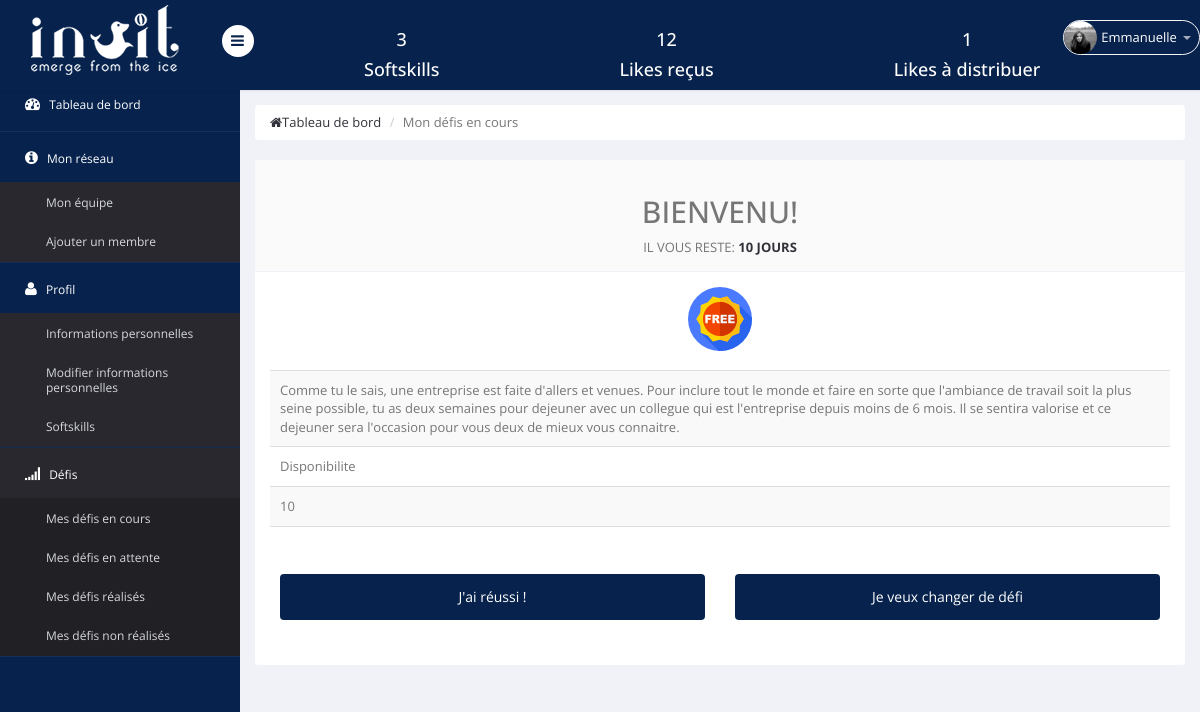
/plateforme_manager/defis_en_cours.php (signed in), run on an earlier commit of the app's database.
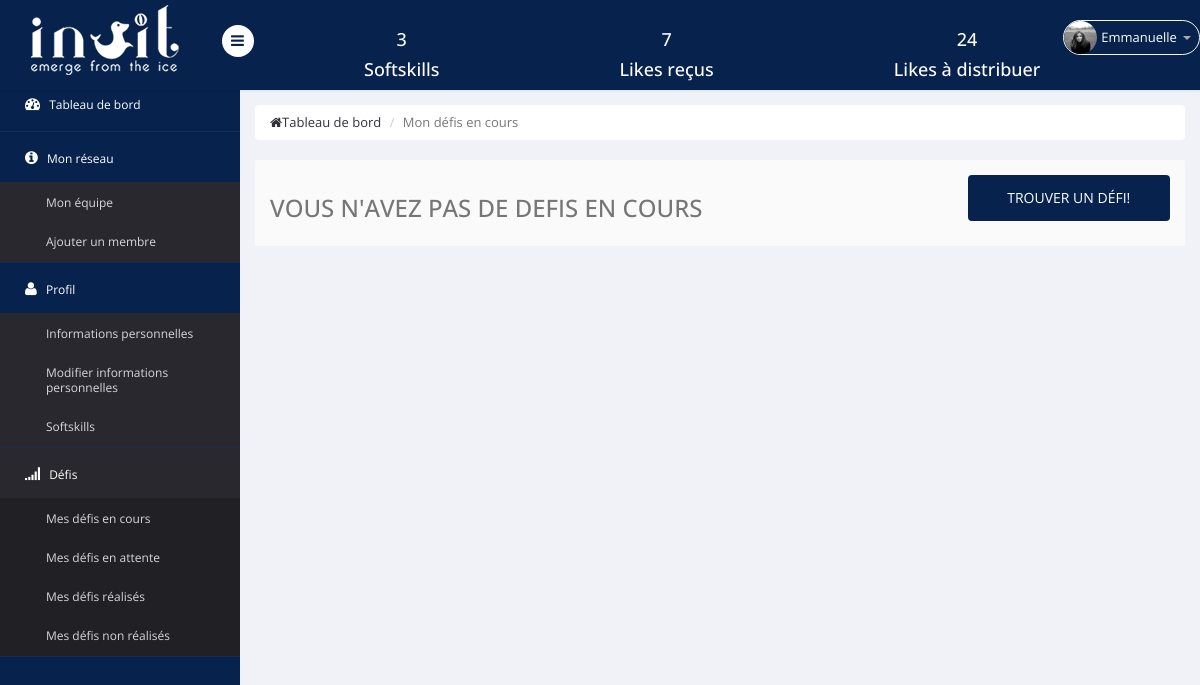
And on a later commit of the database.
### tables this page shows
CREATE TABLE IF NOT EXISTS `informations` (
  `id` int(10) NOT NULL AUTO_INCREMENT,
  `likes_recus` int(11) NOT NULL,
  `likes_distrib` int(11) NOT NULL DEFAULT '0',
  `defis_realises` varchar(255) NOT NULL,
  `defis_en_cours` varchar(255) NOT NULL,
  `defis_non_realises` varchar(255) NOT NULL,
  `defis_en_attente` varchar(255) NOT NULL,
  `entreprise` text NOT NULL,
  `equipe` int(11) NOT NULL,
  `type` set('employe','administrateur','manager') NOT NULL,
  `prenom` text NOT NULL,
  `nom` text NOT NULL,
  `competences` varchar(255) NOT NULL,
  `photo` varchar(100) NOT NULL DEFAULT 'user.png',
  `username` varchar(10) NOT NULL,
  `password` varchar(30) NOT NULL,
  `competences_acquises` varchar(255) NOT NULL,
  `date_ech_defis_en_cours` date DEFAULT NULL,
  `email` varchar(255) NOT NULL,
  PRIMARY KEY (`id`)
);

CREATE TABLE IF NOT EXISTS `defis` (
  `id` int(11) NOT NULL AUTO_INCREMENT,
  `nom` text NOT NULL,
  `resume` longtext NOT NULL,
  `competences_acquises` set('Optimisme','Confiance','Sociabilite','Empathie','Communication','Efficacite','Gestion_du_stress','Creativite','Audace','Motivation','Visualisation','Présence','Adaptabilite','Curiosite','Disponibilite') NOT NULL,
  `duree` int(11) NOT NULL,
  `importance` int(11) NOT NULL,
  PRIMARY KEY (`id`)
);

### plateforme_manager/defis_en_cours.php (the view, shortened to what the changed rows need)
<?php
require 'include/functions.php';
include("include/header.inc.php");
include("include/menu_haut.inc.php");
require_once 'include/db.php';
$req=$pdo->prepare('SELECT * FROM informations WHERE id = ?');
      $req->execute([$_SESSION['auth']->id]);
      $mec=$req->fetch();
$req=$pdo->prepare('SELECT * FROM defis WHERE id = ?');
      $req->execute([$mec->defis_en_cours]);
      $defis_en_cours=$req->fetch();
$date_ech= strtotime($moi->date_ech_defis_en_cours);
$date_actuel= date("Y-m-d");
$date_actuel=strtotime($date_actuel);
$nbJours=round(($date_ech - $date_actuel)/(60*60*24)-1);
$nbJours=$nbJours+1;
?>
<body>
<section id="main-content">
        <section class="wrapper">
            <div class="row">
            <?php if($defis_en_cours!=''){?>
            	<div class="col-lg-12">
                    <section class="panel">
                        <header class="panel-heading">
                            <center>
                        <tr><h2><?php echo($defis_en_cours->nom)?> </tr></h2></center>
                        <center>
                        <tr><?php echo ("Il vous reste: "); ?>
                        <a><b>
                        <?php echo ($nbJours. " jours");?></b></a>
                    </tr></center>
                        </header>
                        <div class="panel-body">
                            <table class="table table-striped">
                                <thead>
                                <?php  if ($defis_en_cours->competences_acquises=='Confiance'){ ?>
                                <center> <a class="displayed"><img src="images/awards/confiance.png" alt=""></a> </center>
                                <?php  }elseif ($defis_en_cours->competences_acquises=='Optimisme'){ ?>
                                <center> <a class="displayed"><img src="images/awards/optimisme.png" alt=""></a> </center>
                                <?php  }elseif ($defis_en_cours->competences_acquises=='Sociabilite'){ ?>
                                <center> <a class="displayed"><img src="images/awards/sociabilite.png" alt=""></a> </center>
                                <?php  }elseif ($defis_en_cours->competences_acquises=='Empathie'){ ?>
                                <center> <a class="displayed"><img src="images/awards/empathie.png" alt=""></a> </center>
                                <?php  }elseif ($defis_en_cours->competences_acquises=='Communication'){ ?>
                                <center> <a class="displayed"><img src="images/awards/communication.png" alt=""></a> </center>
                                <?php  }elseif ($defis_en_cours->competences_acquises=='Efficacite'){ ?>
                                <center> <a class="displayed"><img src="images/awards/efficacite.png" alt=""></a> </center>
                                <?php  }elseif ($defis_en_cours->competences_acquises=='Gestion_du_stress'){ ?>
                                <center> <a class="displayed"><img src="images/awards/stress.png" alt=""></a> </center>
                                <?php  }elseif ($defis_en_cours->competences_acquises=='Creativite'){ ?>
                                <center> <a class="displayed"><img src="images/awards/creativite.png" alt=""></a> </center>
                                <?php  }elseif ($defis_en_cours->competences_acquises=='Audace'){ ?>
                                <center> <a class="displayed"><img src="images/awards/audace.png" alt=""></a> </center>
                                <?php  } elseif ($defis_en_cours->competences_acquises=='Motivation'){ ?>
                                <center> <a class="displayed"><img src="images/awards/motivation.png" alt=""></a> </center>
                                <?php   }elseif ($defis_en_cours->competences_acquises=='Visualisation'){ ?>
                                <center> <a class="displayed"><img src="images/awards/visualisation.png" alt=""></a> </center>
                                <?php   }elseif ($defis_en_cours->competences_acquises=='Presence'){ ?>
                                <center> <a class="displayed"><img src="images/awards/presence.png" alt=""></a> </center>
                                <?php  }elseif ($defis_en_cours->competences_acquises=='Adaptabilite'){ ?>
                                <center> <a class="displayed"><img src="images/awards/adaptabilite.png" alt=""></a> </center>
                                <?php  }elseif ($defis_en_cours->competences_acquises=='Curiosite'){ ?>
                                <center> <a class="displayed"><img src="images/awards/curiosite.png" alt=""></a> </center>
                                <?php   }elseif ($defis_en_cours->competences_acquises=='Disponibilite'){ ?>
                                <center> <a class="displayed"><img src="images/awards/disponibilite.png" alt=""></a> </center>
                                <?php }   ?>
                                </thead>
                                <tbody>
                                <tr>
                                     <td><?php echo($defis_en_cours->resume)?></td>
                                </tr>
                                <tr>
                                    <td><?php echo($defis_en_cours->competences_acquises)?></td>
                               </tr>
                               <tr>
                                <td><?php echo($defis_en_cours->duree)?></td>
                                </tr>
                                <tr>
                               <br>
                               <td>
                               <br>
                               <br>
                           <div class="row">
                               <div class="col-lg-6">
                               <a href=<?php echo("valider_defis.php?id_defis=".$defis_en_cours->id);?> type="button" class="btn btn-compose">J'ai réussi !</a>
                               </div>
                               <div class="col-lg-6">
                               <a href=<?php echo("echec_defis.php?id_defis=".$defis_en_cours->id);?> type="button" class="btn btn-compose">Je veux changer de défi</a></center></td>
                               </div>
                           </div>
                        </div>
                    </section>
                <?php
           }
               else{?>
               <div class="col-lg-12">
                   <section class="panel">
                       <header class="panel-heading">
                       <div class="row">
                       <div class="col-lg-9">
                           <h3 > Vous n'avez pas de defis en cours </h3>
                       </div>
                       <div class="col-lg-3">
                           <a href="defis_en_attente.php" type="button" class="btn btn-compose">Trouver un défi!</a>
                       </div>
                       </div>
                       </header>
                   </section>
               </div>
               <?php } ?>
            </div>
        </section>
    </section>
</body>
</html>

### plateforme_manager/include/menu_haut.inc.php (shortened to what the changed rows need)
<?php
require_once 'include/db.php';
$req=$pdo->prepare('SELECT * FROM informations WHERE id = ?');
      $req->execute([$_SESSION['auth']->id]);
    $req=$pdo->prepare('SELECT * FROM informations WHERE id = ?');
    $req->execute([$_SESSION['auth']->id]);
    $moi=$req->fetch();
    $nb_like_distrib=$moi->likes_distrib;
    $nb_like_recus=$moi->likes_recus;
    $competences=$moi->competences_acquises;
    if($competences!=''){
        $array_comp=explode(',', $competences);
        $nb_comp=count($array_comp);
    }
    else $nb_comp='0';
?>
<section id="container" >
<header class="header fixed-top clearfix">
<div class="top-nav clearfix">
 <ul class="nav pull-left top-menu1">
<h4><?php echo $nb_comp ?></h4>
<h4>Softskills</h4>
</ul>
<ul class="nav pull-left top-menu2">
<h4><?php echo $nb_like_recus ?></h4>
<h4>Likes reçus </h4>
</ul>
<ul class="nav pull-left top-menu3">
<h4><?php echo $nb_like_distrib ?></h4>
<h4>Likes à distribuer</h4>
</ul>
    <ul class="nav pull-right top-menu">
        <li class="dropdown">
            <a data-toggle="dropdown" class="dropdown-toggle" href="modification_information.php">
                <img alt="" src=<?php echo("images/".$_SESSION['auth']->photo)?>>
                <span class="username"><?php echo($_SESSION['auth']->prenom); ?></span>
                <b class="caret"></b>
            </a>
        </li>
    </ul>
</div>
</header>

What changed in the data, as far as the page shows it:
no longer on this page (row unchanged): defis: nom "BIENVENU!", resume "Comme tu le sais, une entreprise est faite d'allers et venues. Pour inclure tout le monde et faire en sorte que l'ambiance de travail soit la plus seine possible, tu as deux semaines pour dejeuner avec un collegue qui est l'entreprise depuis moins de 6 mois. Il se sentira valorise et ce dejeuner sera l'occasion pour vous deux de mieux vous connaitre.", competences_acquises "Disponibilite", duree "10"
changed informations "Emmanuelle": likes_recus "12" → "7"; likes_distrib "1" → "24"
Also different on the page:
$nbJours: "10" → (not shown)
text no longer shown: "IL VOUS RESTE: JOURS J'ai réussi ! Je veux changer de défi"
text now shown: "VOUS N'AVEZ PAS DE DEFIS EN COURS TROUVER UN DÉFI!"
